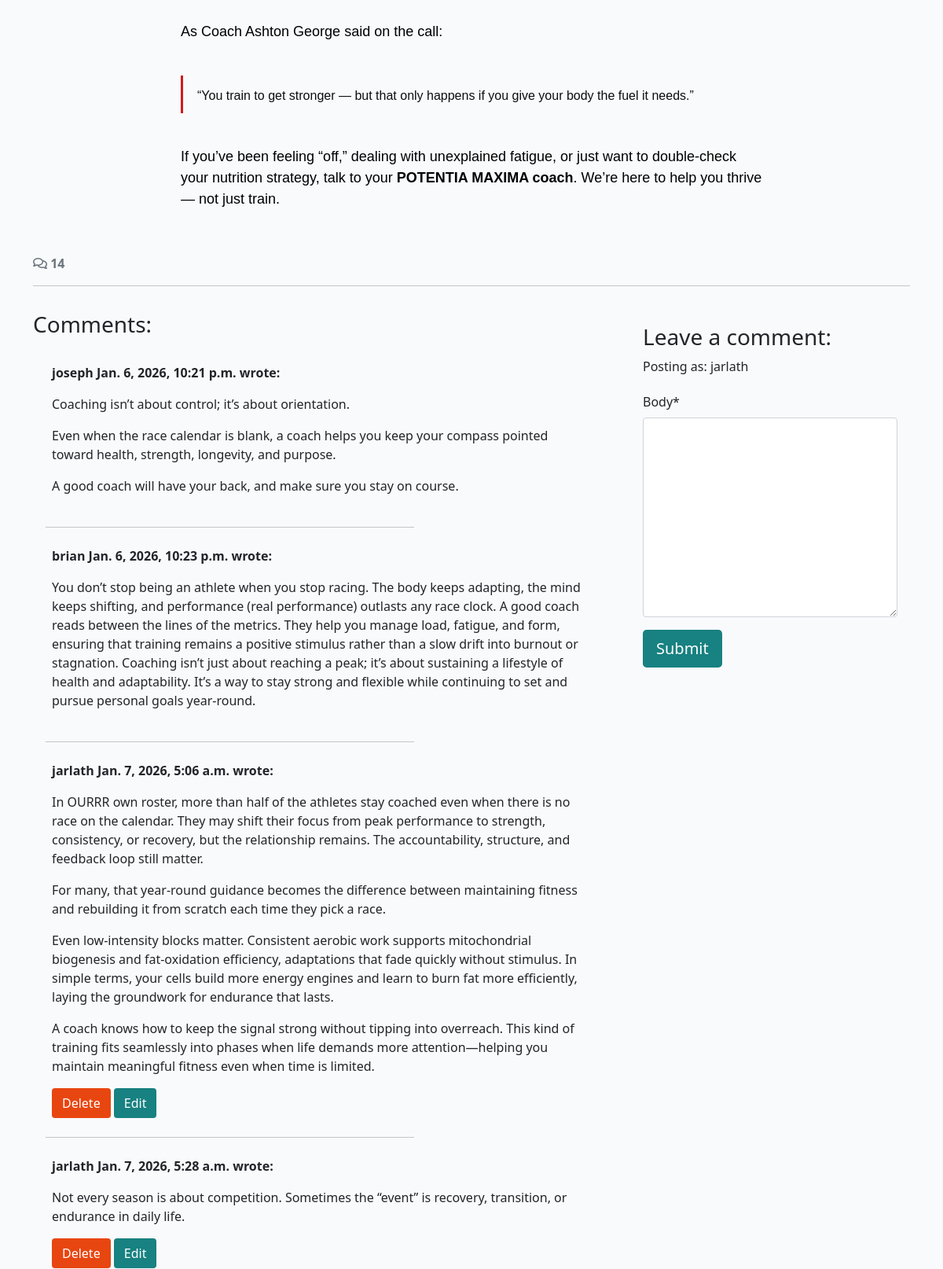
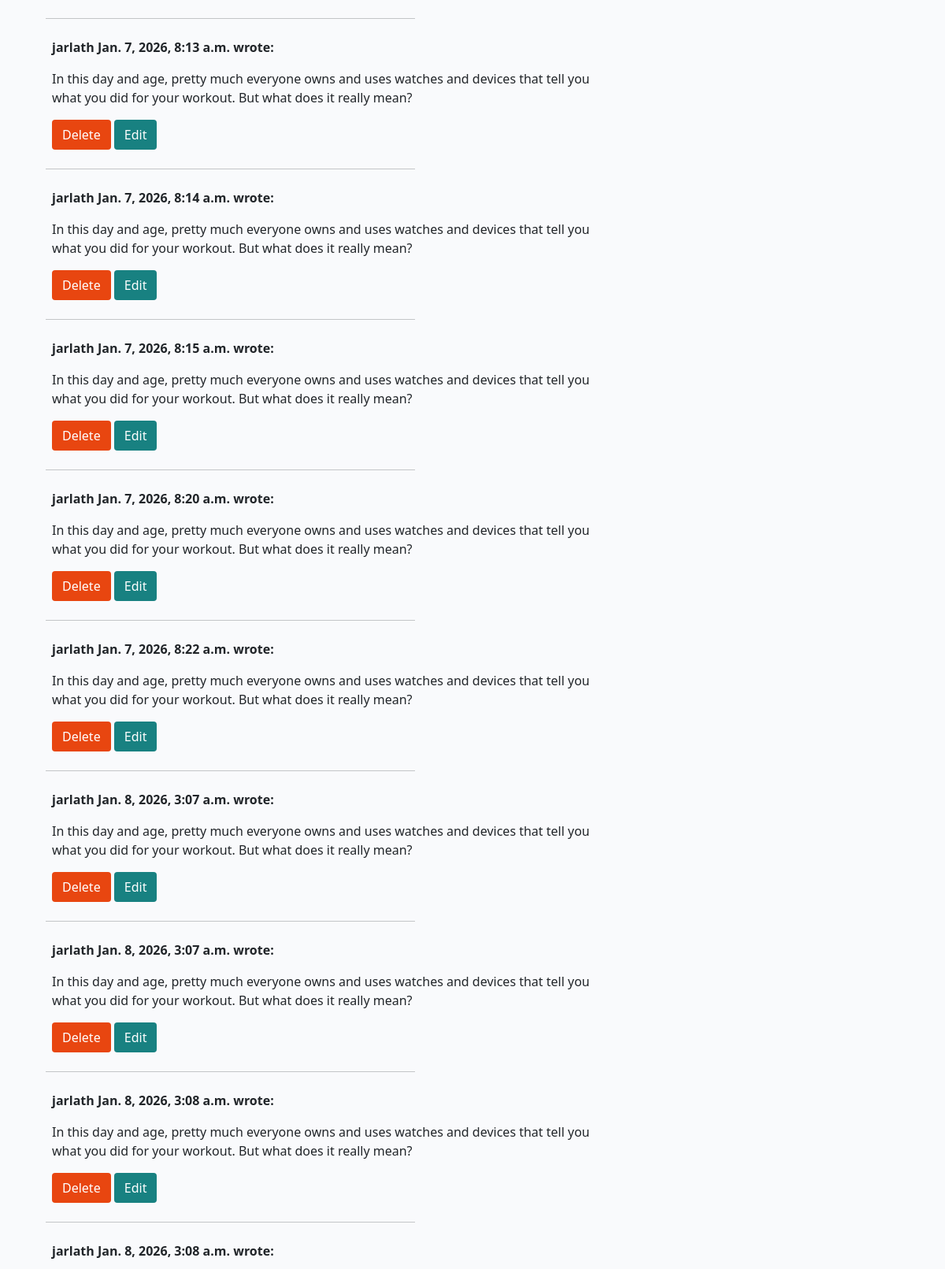
The app's page /understanding-red-s-why-energy-balance-matters-for-every-athlete/ (signed in, middle part), older data (2 pictures, top to bottom).
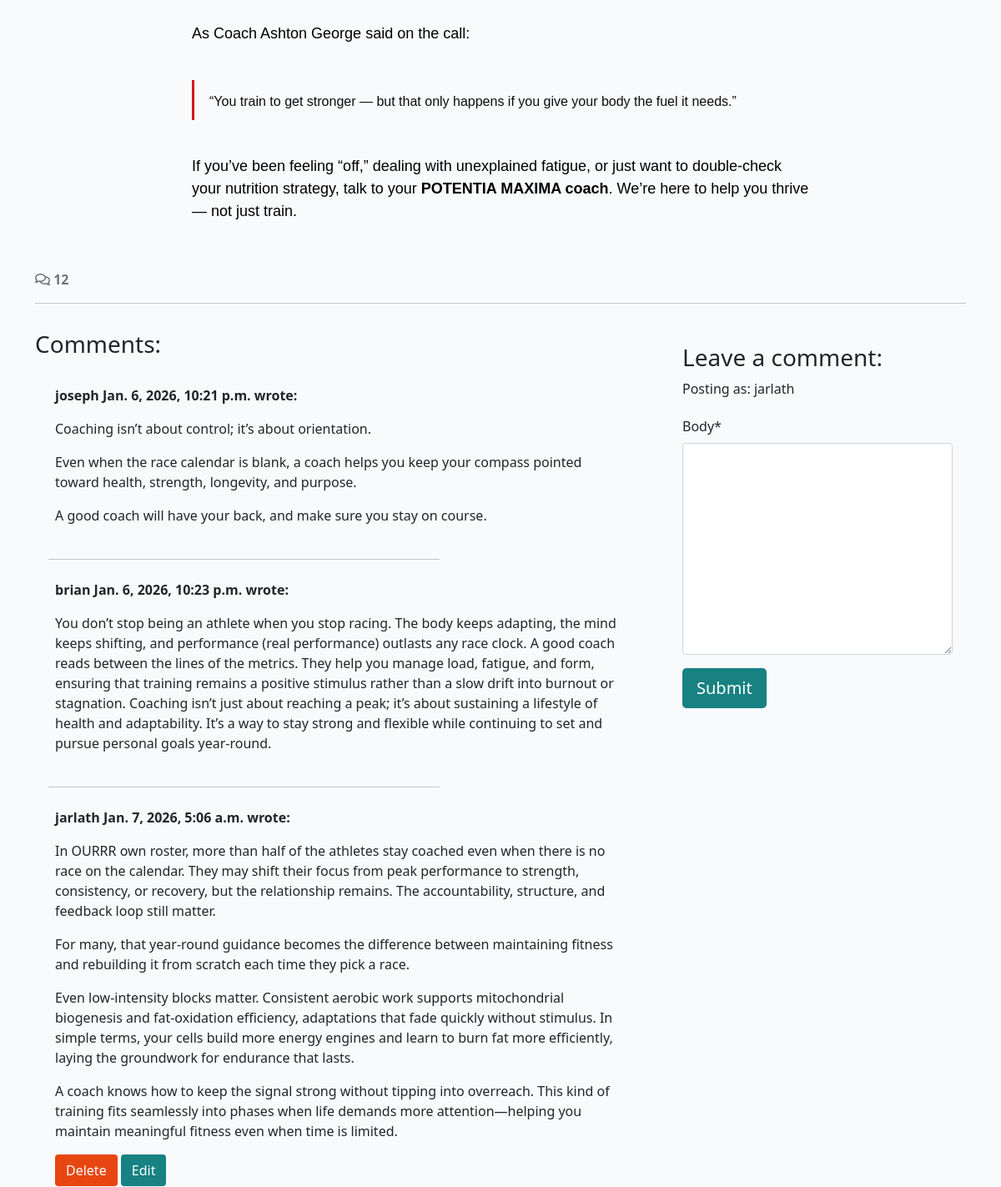
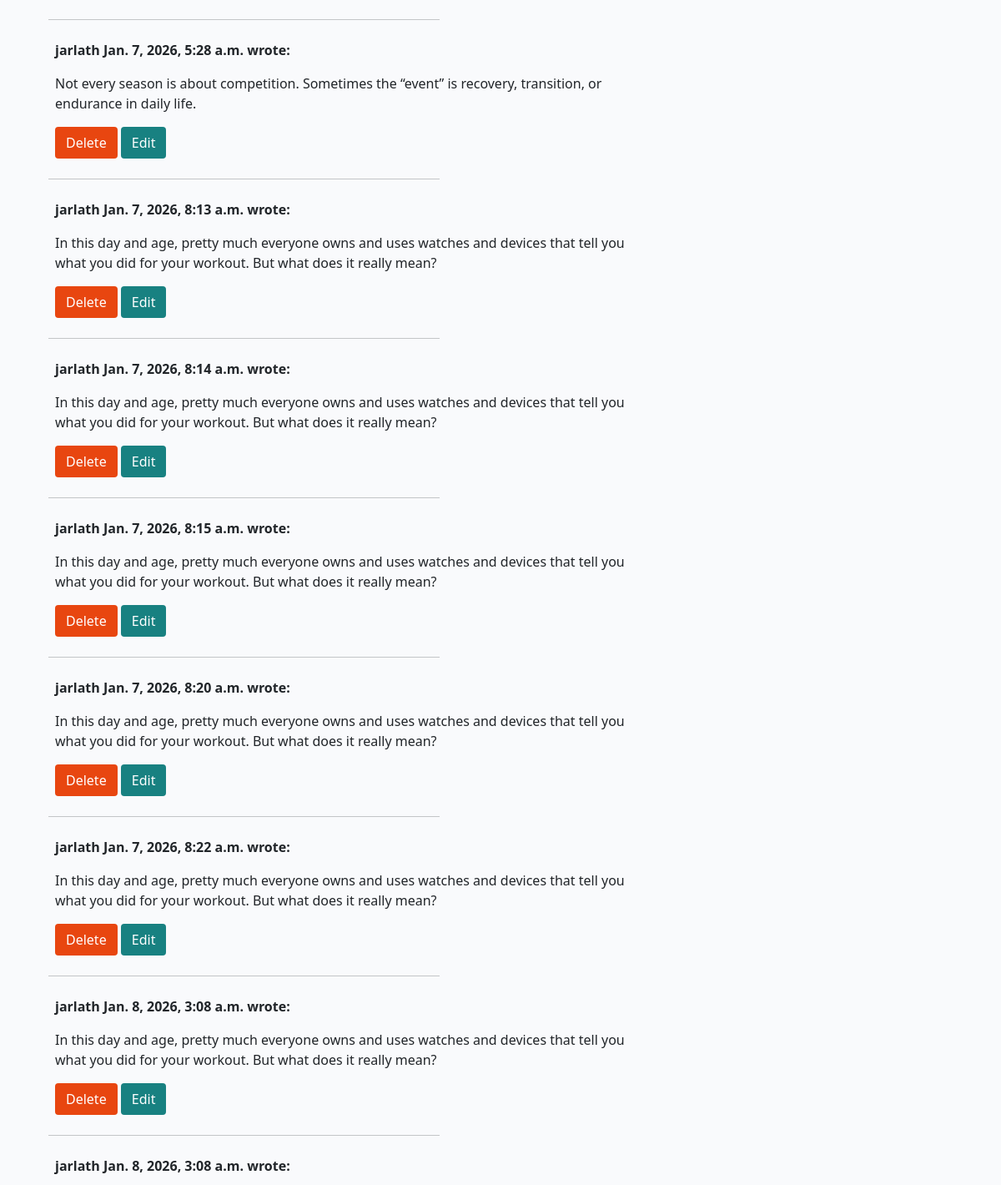
The same page, newer data (2 pictures, top to bottom).
### home/models.py (models this page shows, shortened)
class CoachingPost(models.Model):
    title = models.CharField(
        max_length=200, unique=True
    )
    slug = models.SlugField(max_length=200, unique=True)
    author = models.ForeignKey(User, on_delete=models.CASCADE)
    status = models.IntegerField(choices=STATUS, default=0)
    created_on = models.DateTimeField(auto_now_add=True)
    updated_on = models.DateTimeField(auto_now=True)
    content = models.TextField()
    excerpt = models.TextField(blank=True)
    class Meta:
        ordering = ["-created_on"]

class ProgressComment(models.Model):
    post = models.ForeignKey(
        CoachingPost,
        on_delete=models.CASCADE,
        related_name="comments",
    )
    author = models.ForeignKey(
        User,
        on_delete=models.CASCADE,
        related_name="commenter",
    )
    body = models.TextField()
    created_on = models.DateTimeField(auto_now_add=True)
    class Meta:
        ordering = ["created_on"]

### home/views.py (the view, shortened to what this page needs)
def coaching_post_detail(request, slug):
    queryset = CoachingPost.objects.filter(status=1)
    post = get_object_or_404(queryset, slug=slug)
    comments = post.comments.all().order_by("created_on")
    comment_count = post.comments.count()
    comment_form = CommentForm()
    return render(
        request,
        "home/coaching_post_detail.html",
        {
            "post": post,
            "comments": comments,
            "comment_count": comment_count,
            "comment_form": comment_form,
         },
    )

### home/forms.py
class CommentForm(forms.ModelForm):
    class Meta:
        model = ProgressComment
        fields = ('body',)

### home/templates/home/coaching_post_detail.html (shortened to what this page needs)
{% extends 'base.html' %}
{% load static %}
{% load crispy_forms_tags %}
{% block content %}
{% if user.is_authenticated %}
<div class="container">
    <div class="row">
        <div class="col card mb-4  mt-3 left  top">
            <div class="card-body">
                <p class="card-text">
                    {{ post.content | safe }}
                </p>
            </div>
        </div>
    </div>
    <div class="row">
        <div class="col-12">
            <strong class="text-secondary">
                <i class="far fa-comments"></i> {{ comment_count }}
            </strong>
        </div>
        <div class="col-12">
            <hr>
        </div>
    </div>
    <div class="row">
        <div class="col-md-8 card mb-4  mt-3 ">
            <h3>Comments:</h3>
            <div class="card-body">
                {% for comment in comments %}
                <div class="p-2 comments">
                    <p class="font-weight-bold">
                        {{ comment.author }}
                        <span class="font-weight-normal">
                            {{ comment.created_on }}
                        </span> wrote:
                    </p>
                    <div id="comment{{ comment.id }}">
                        {{ comment.body | linebreaks }}
                    </div>
                    {% if user.is_authenticated and comment.author == user %}
                    <button class="btn btn-delete" comment_id="{{ comment.id }}">Delete</button>
                    <button class="btn btn-edit" comment_id="{{ comment.id }}">Edit</button>
                    {% endif %}
                </div>
                <div class="col-md-8">
                    <hr>
                </div>
                {% endfor %}
            </div>
        </div>
        <div class="col-md-4 card mb-4 mt-3">
            <div class="card-body">
                {% if user.is_authenticated %}
                <h3>Leave a comment:</h3>
                <p>Posting as: {{ user.username }}</p>
                <form id="commentForm" method="post" style="margin-top: 1.3em;">
                    {{ comment_form | crispy }}
                    <button id="submitButton" type="submit" class="btn btn-signup btn-lg">Submit</button>
                </form>
                {% else %}
                <p>Log in to leave a comment</p>
                {% endif %}
            </div>
        </div>
    </div>
</div>
{% endif %}
{% endblock content %}

### templates/base.html (shortened to what this page needs)
{% load static %}
{% url 'home' as home_url %}
{% url 'about' as about_url %}
{% url 'enquire' as enquire_url %}
{% url 'account_signup' as signup_url %}
{% url 'account_login' as login_url %}
{% url 'account_logout' as logout_url %}
<!DOCTYPE html>
<html class="h-100" lang="en">
<head>
    <link rel="stylesheet" href="https://cdnjs.cloudflare.com/ajax/libs/font-awesome/5.15.3/css/all.min.css">
    <link href="https://cdn.jsdelivr.net/npm/bootstrap@5.0.1/dist/css/bootstrap.min.css" rel="stylesheet"
>
    <link rel="stylesheet" href="{% static 'css/style.css' %}">
</head>
<body class="d-flex flex-column h-100 main-bg">
    <main class="flex-shrink-0 main-bg">
        {% block content %}{% endblock content %}
    </main>
</body>
</html>

### static/css/style.css (style rules this page uses)
body { background-color: #F9FAFC; }
.main-bg { background-color: #F9FAFC; }
.card { border: none; background-color: transparent; }
.btn-signup, .btn-edit { background-color: #188181; color: #fff; }
.btn-delete { color: #fff; background: #E84610; }
.font-weight-bold { font-weight: 700; }

Row changes from the older to the newer data that the page shows:
removed ProgressComment: author "jarlath", created_on "Jan. 8, 2026, 3:07 a.m.", body "In this day and age, pretty much everyone owns and uses watches and devices that tell you what you did for your workout. But what does it really mean?"
removed ProgressComment: author "jarlath", created_on "Jan. 8, 2026, 3:07 a.m.", body "In this day and age, pretty much everyone owns and uses watches and devices that tell you what you did for your workout. But what does it really mean?"
Text that changed along with them:
{{ comment_count }}: "14" → "12"
